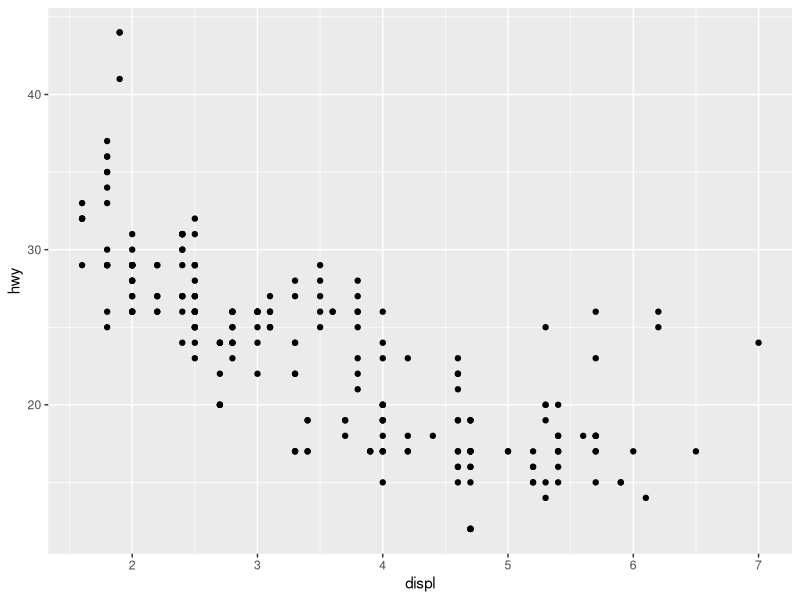
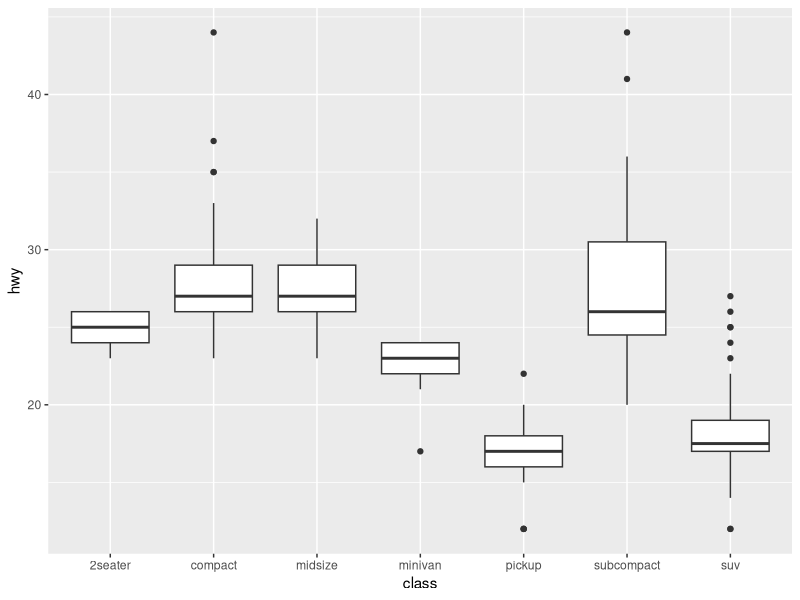
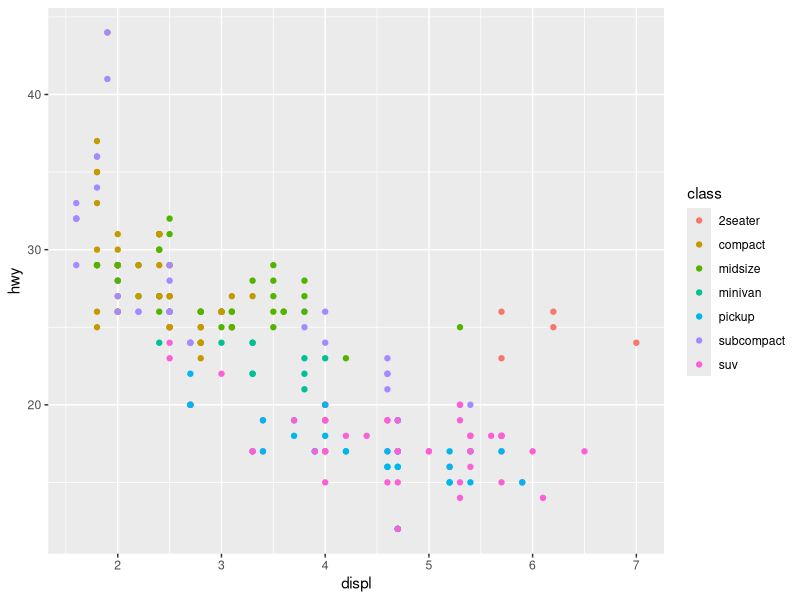
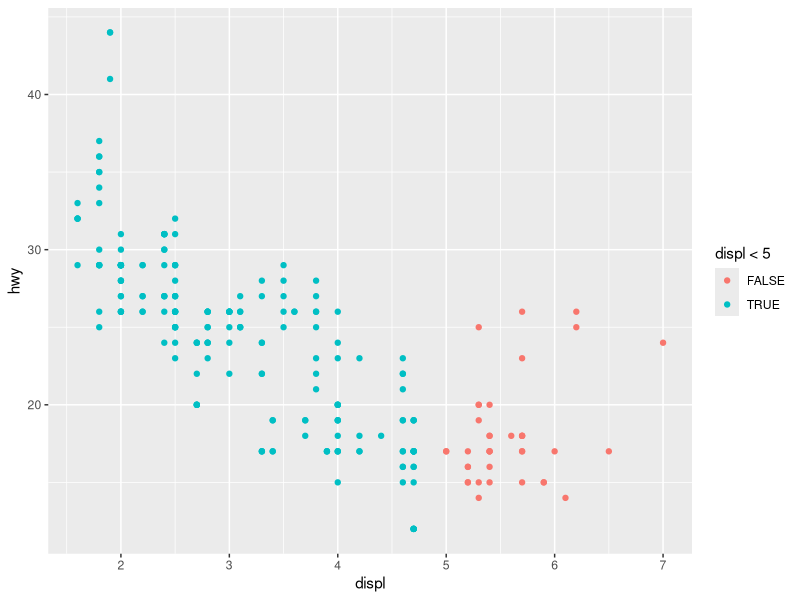
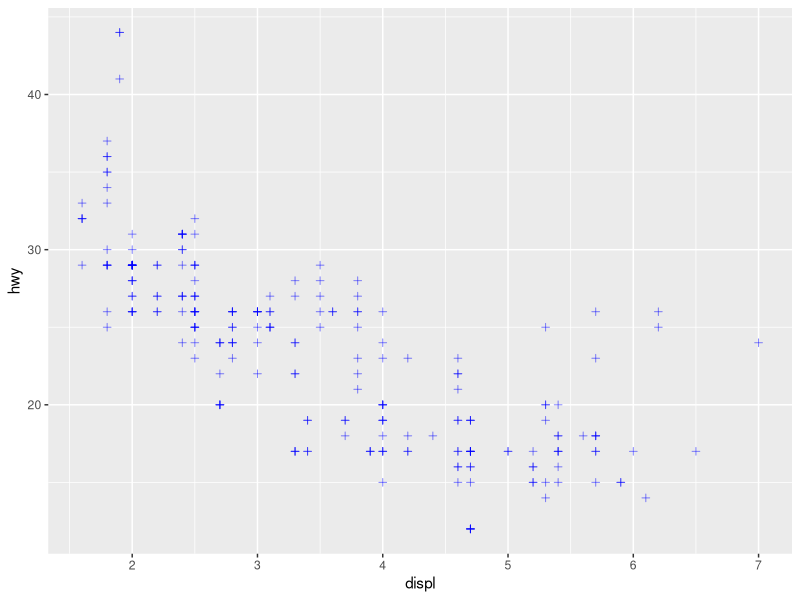
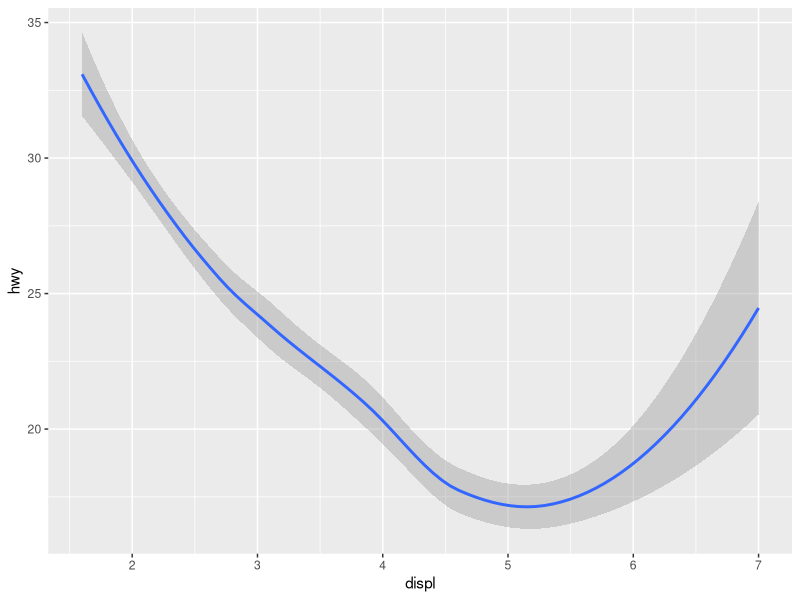
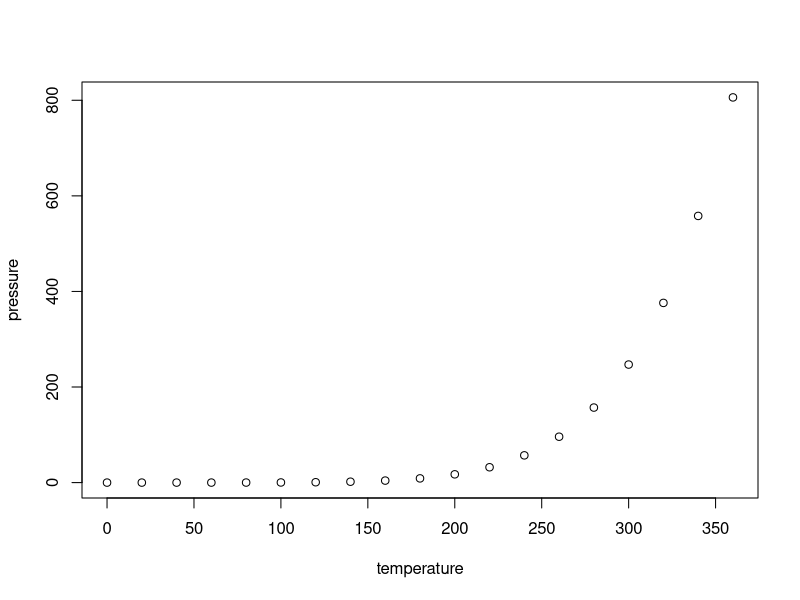

Source code (R) for these figures, in order:
## ---- chunk 1
knitr::opts_chunk$set(echo = TRUE)
library(ggplot2)
## ---- chunk 2
mpg
# displ: car's engine size in liters
# hwy: car's fuel efficiency on the highway, in miles per gallon
## ---- chunk 3
ggplot(data = mpg) + 
  geom_point(mapping = aes(x = displ, y = hwy))
# Start the graph with ggplot()
# Add elements to the graph with a geom_ function
# Select variables with the mapping = aes() argument
ggplot(data = mpg) + 
  geom_boxplot(mapping = aes(x = class, y = hwy))
# '+' needs to come at the end of line, not beginning
# ?function_name
ggplot(data = mpg) + 
  geom_point(mapping = aes(x = displ, y = hwy, color = class))
# color, size, alpha, shape
ggplot(data = mpg) + 
  geom_point(mapping = aes(x = displ, y = hwy, color = displ < 5))
ggplot(data = mpg) +
  geom_point(mapping = aes(x = displ, y = hwy), color = "blue", shape = 3, alpha = 0.5)
# to change graph aesthetic, put outside of parentheses; to tie it to variable, put inside
# ?geom_line
ggplot(data = mpg) + 
  geom_smooth(mapping = aes(x = displ, y = hwy))
# ?geom_smooth

## ---- chunk 4
plot(pressure)
